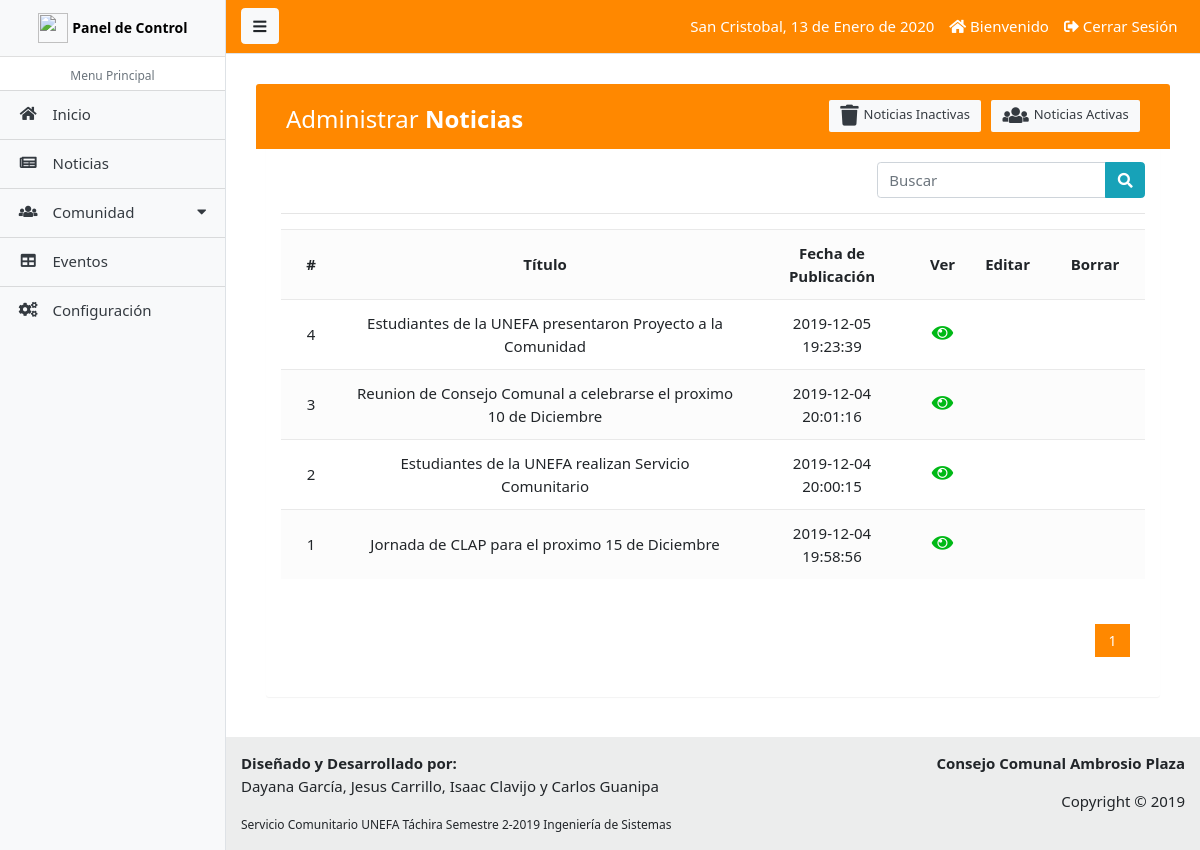
The app's page /paginas/noticia_lista.php (signed in), older data.
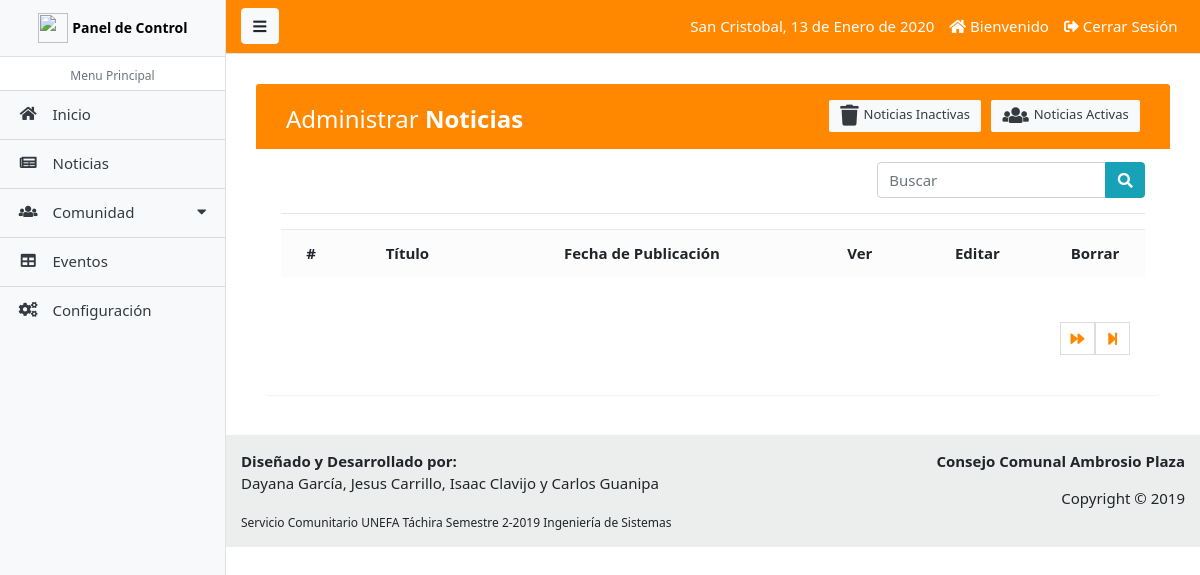
The same page, newer data.
### tables this page shows
CREATE TABLE `tab_not` (
  `ident_not` int(11) NOT NULL,
  `titul_not` varchar(100) DEFAULT NULL,
  `desco_not` varchar(100) DEFAULT NULL,
  `descr_not` varchar(2000) DEFAULT NULL,
  `image_not` varchar(250) DEFAULT NULL,
  `fecpu_not` datetime DEFAULT CURRENT_TIMESTAMP,
  `statu_not` varchar(45) DEFAULT NULL
);

### paginas/noticia_lista.php (the view, shortened to what this page needs)
<?php
  require_once('includes/admin_header.php');
?>
<div class="container-fluid">
	<div class="table-wrapper">
	    <div class="table-title">
	        <div class="row">
            <div class="col-sm-6">
							<h2>Administrar <b>Noticias</b></h2>
						</div>
						<div class="col-sm-6">
							<a href="noticia_lista.php" class="btn btn-light text-dark"><i class="fa fa-users"></i> Noticias Activas</a>
							<a href="noticia_lista_inactivo.php" class="btn btn-light text-dark"><i class="fa fa-trash"></i> Noticias Inactivas</a>
						</div>
	        </div>
	    </div>
	    <div class="row" style="padding-top: 2px;">
	    	<div class="col-sm-8">
				</div>
				<form action="noticia_buscar.php" method="GET" class="col-sm-4" style="padding-top: 1px;">
					<div class="input-group">
						<input type="text" class="form-control" name="busqueda" id="busqueda" placeholder="Buscar">
						<div class="input-group-append">
							<button type="submit" class="btn btn-info"><i class="fa fa-search"></i></button>
						</div>
					</div>
				</form>
	    </div>
	    <hr>
	    <div>
	    	<div class="table-responsive">
					<table class="table table-striped table-hover">
						<tr>
							<th class='text-center'>#</th>
							<th class='text-center'>Título</th>
							<th class='text-center'>Fecha de Publicación</th>
							<th class='text-center'>Ver</th>
							<th class='text-center'>Editar</th>
							<th class='text-center'>Borrar</th>
						</tr>
						<?php
							$sql_registe = mysqli_query($conexion,"SELECT COUNT(*) as total_registro FROM tab_not WHERE statu_not = 1");
							$result_registe = mysqli_fetch_array($sql_registe);
							$total_registro = $result_registe['total_registro'];
							$por_pagina = 5;
							if (empty($_GET['pagina']))
							{
								$pagina = 1;
							}else{
								$pagina = $_GET['pagina'];
							}
							$desde = ($pagina-1) * $por_pagina;
							$total_paginas = ceil($total_registro / $por_pagina);
							$query = mysqli_query($conexion,"SELECT ident_not, titul_not, fecpu_not FROM tab_not WHERE statu_not = 1 ORDER BY ident_not DESC LIMIT $desde,$por_pagina");
							$result = mysqli_num_rows($query);
							if ($result > 0) {
							 	while ($data = mysqli_fetch_array($query)) {
							 		?>
							 		<tr class="row<?php echo $data['ident_not']; ?>">
										<td class='text-center'><?php echo $data['ident_not']; ?></td>
										<td class='text-center'><?php echo $data['titul_not']; ?></td>
										<td class='text-center'><?php echo $data['fecpu_not']; ?></td>
										<td class='text-center'>
											<a href="noticia_ver.php?id=<?php echo $data['ident_not']; ?>" class="look"><i class="fa fa-eye"></i></a>
										</td>
										<td class='text-center'>
										</td>
										<td class='text-center'>
										</td>
									</tr>
							 	<?php
							 	}
							 }
						?>
					</table>
				</div>
				<div class="paginador">
					<ul>
						<?php
							for ($i=1; $i <= $total_paginas; $i++)
							{
								if ($i == $pagina)
								{
									echo '<li class="pageSelected">'.$i.'</li>';
								}else{
									echo '<li><a href="?pagina='.$i.'">'.$i.'</a></li>';
								}
							}
							if ($pagina != $total_paginas)
							{
								?>
								<li><a href="?pagina=<?php echo $pagina+1; ?>"><i class="fas fa-forward"></i></a></li>
								<li><a href="?pagina=<?php echo $total_paginas; ?>"><i class="fas fa-step-forward"></i></a></li>
								<?php
							}
						?>
					</ul>
				</div>
	    </div>
	</div>
</div>
<?php require_once('includes/admin_footer.php');  ?>

Row changes from the older to the newer data that the page shows:
removed tab_not: ident_not "4", titul_not "Estudiantes de la UNEFA presentaron Proyecto a la Comunidad", fecpu_not "2019-12-05 19:23:39"
removed tab_not: ident_not "3", titul_not "Reunion de Consejo Comunal a celebrarse el proximo 10 de Diciembre", fecpu_not "2019-12-04 20:01:16"
removed tab_not: ident_not "2", titul_not "Estudiantes de la UNEFA realizan Servicio Comunitario", fecpu_not "2019-12-04 20:00:15"
removed tab_not: ident_not "1", titul_not "Jornada de CLAP para el proximo 15 de Diciembre", fecpu_not "2019-12-04 19:58:56"
Text that changed along with them:
list line gone: "1"
